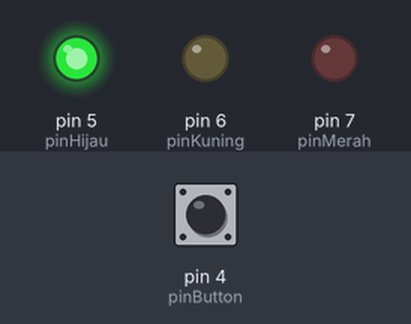
The sketch below on a simulated Arduino Uno, built with avr-gcc and run on an emulated ATmega328P. Shown: output pins drawn as LEDs (lit = HIGH). The test bench sets the inputs (shaded band); at power-on: pin 4 (pinButton) LOW.

Above: at 1.2 s.
1.3 s: pin 4 (pinButton) pulled HIGH for 0.15 s
At 2.1 s:
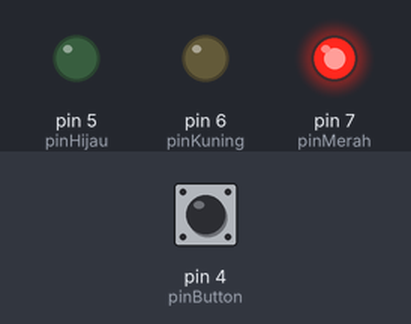
4.4 s: pin 4 (pinButton) pulled HIGH for 1 s
At 5.5 s:
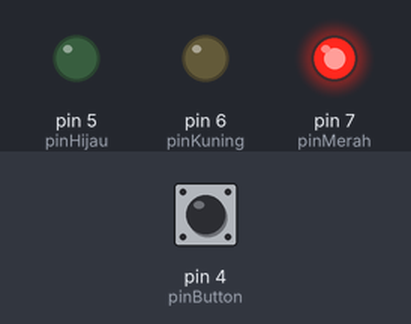
8.4 s: pin 4 (pinButton) pulled HIGH for 3.2 s
At 15.3 s:
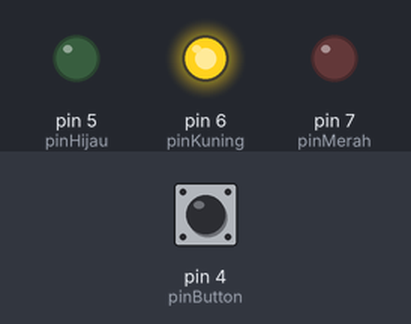
Timing chart, 0 to 17.1 s (numbered marks = the images above; inputs shaded):
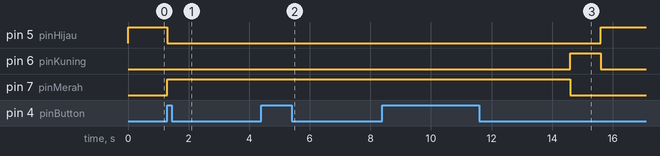

Measured:
- after the input at 1.3 s, pin 5 (pinHijau): HIGH → LOW at once; pin 7 (pinMerah): LOW → HIGH at once
- after the input at 4.4 s, pin 5 (pinHijau): stays LOW (without the input it goes to HIGH after 1.0 s); pin 6 (pinKuning): stays LOW (without the input it goes to HIGH after 0.05 s); pin 7 (pinMerah): stays HIGH (without the input it goes to LOW after 0.05 s)
- after the input at 8.4 s, pin 5 (pinHijau): LOW → HIGH after 7.2 s instead of 1.0 s; pin 6 (pinKuning): LOW → HIGH after 6.2 s, → LOW 1.0 s later; pin 7 (pinMerah): HIGH → LOW after 6.2 s

The sketch:

pelicanCross2025.ino
```cpp
int pinMerah = 7;
int pinKuning = 6;
int pinHijau = 5;
int pinButton = 4;

int state = 2; // defaultnya warna hijau
int durasiMerah = 3000;
int durasiKuning = 1000;
long elapsedTime; // untuk menghitung waktu saat berjalan


void setup() {
  // put your setup code here, to run once:
  pinMode(pinMerah, OUTPUT);
  pinMode(pinKuning, OUTPUT);
  pinMode(pinHijau, OUTPUT);
  pinMode(pinButton, INPUT);

}

void loop() {
  // put your main code here, to run repeatedly:

  if (digitalRead(pinButton) == HIGH){
    state = 0; // untuk warna merah
    elapsedTime = millis(); //untuk catat millis awal saat button dipencet
  }

  switch (state){
    case 0: // untuk merah
      digitalWrite(pinMerah, HIGH);
      digitalWrite(pinKuning, LOW);
      digitalWrite(pinHijau, LOW);

      if(millis()-elapsedTime >= durasiMerah){
        state = 1;  // lompat ke kuning
        elapsedTime = millis(); // untuk start millis kondisi kuning
      }

      break;
    case 1: // untuk kuning
      digitalWrite(pinMerah, LOW);
      digitalWrite(pinKuning, HIGH);
      digitalWrite(pinHijau, LOW);

      if(millis()-elapsedTime >= durasiKuning){
        state = 2;  // lompat ke hijau
      }

      break;
    case 2: // untuk hijau
      digitalWrite(pinMerah, LOW);
      digitalWrite(pinKuning, LOW);
      digitalWrite(pinHijau, HIGH);

      break;
  }


}
```
